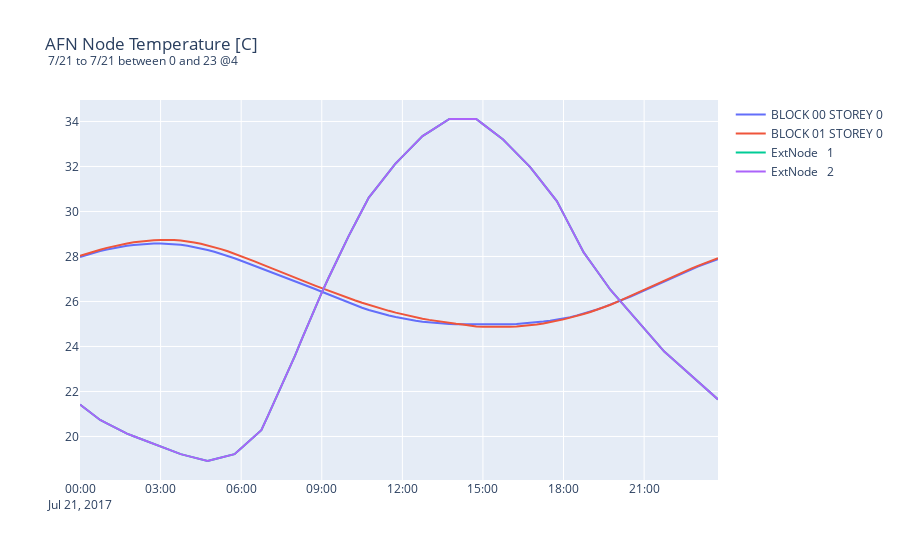

Notebook source saved alongside this figure:
### Code cell
fig = go.Figure()

title = None
for dataset in node_temp_datasets:
    if dataset.header.analysis_period.st_month == 7:

        fig.add_trace(go.Scatter(
            x=dataset.datetimes, y=dataset.values, name=dataset.header.metadata["System"]))

        if not title:
            print("creating title")
            title = create_plot_title(dataset)
            fig.update_layout(title_text=title)
    

        
fig.show()
